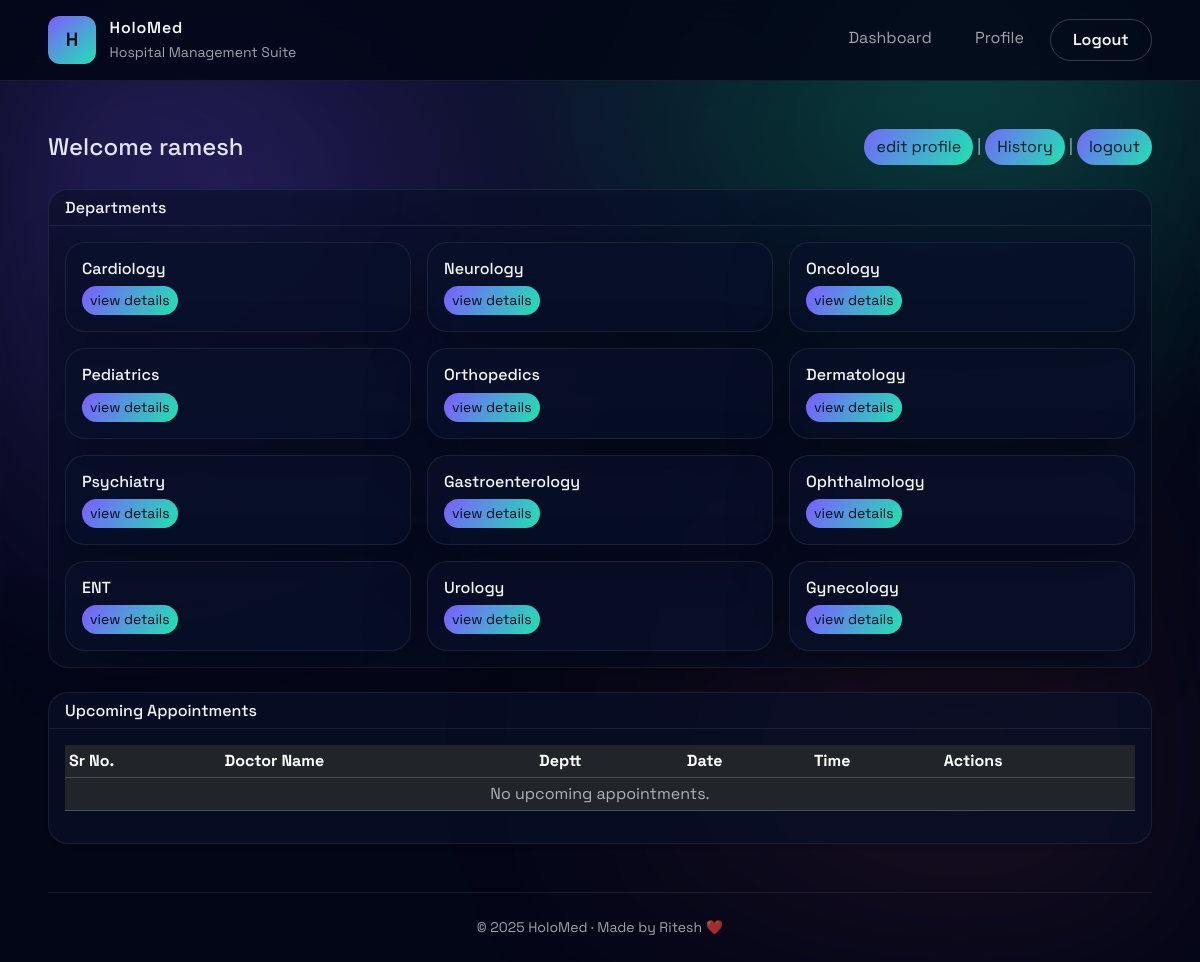
Page /dashboard (signed in) on the committed database.
### app.py (models this page shows, shortened)
class User(db.Model):
    id = db.Column(db.Integer, primary_key=True)
    role = db.Column(db.String(20), nullable=False)
    full_name = db.Column(db.String(120), nullable=False)
    email = db.Column(db.String(120), unique=True, nullable=False)
    phone = db.Column(db.String(50))
    password_hash = db.Column(db.String(255), nullable=False)
    specialization = db.Column(db.String(120))
    experience_years = db.Column(db.Integer)
    bio = db.Column(db.Text)
    department_id = db.Column(db.Integer, db.ForeignKey("department.id"))
    is_active = db.Column(db.Boolean, default=True)
    is_blacklisted = db.Column(db.Boolean, default=False)
    created_at = db.Column(db.DateTime, default=datetime.utcnow)
    appointments_as_patient = db.relationship(
        "Appointment", foreign_keys="Appointment.patient_id", backref="patient", lazy=True
    )
    appointments_as_doctor = db.relationship(
        "Appointment", foreign_keys="Appointment.doctor_id", backref="doctor", lazy=True
    )

class Department(db.Model):
    id = db.Column(db.Integer, primary_key=True)
    name = db.Column(db.String(100), unique=True, nullable=False)
    description = db.Column(db.Text, nullable=True)
    doctors = db.relationship("User", backref="department", lazy=True)

### app.py (the view, shortened to what this page needs)
@app.route("/dashboard")
@login_required()
def dashboard():
    departments = Department.query.all()
    doctors = User.query.filter_by(role="doctor", is_active=True).all()
    upcoming = (
        Appointment.query.filter_by(patient_id=g.user.id)
        .filter(Appointment.appointment_date >= date.today())
        .filter(Appointment.status == "Booked")
        .order_by(Appointment.appointment_date)
        .all()
    )
    history = (
        Appointment.query.filter_by(patient_id=g.user.id)
        .filter(Appointment.appointment_date < date.today())
        .order_by(Appointment.appointment_date.desc())
        .all()
    )
    return render_template(
        "patient/dashboard.html",
        departments=departments,
        doctors=doctors,
        upcoming=upcoming,
        history=history,
    )

### app.py (called while the page is built)
def get_current_user():
    user_id = session.get("user_id")
    if user_id:
        return User.query.get(user_id)
    return None

def login_required(role=None):
    def decorator(fn):
        @wraps(fn)
        def wrapper(*args, **kwargs):
            if not g.user:
                flash("Please log in to continue.", "warning")
                return redirect(url_for("login"))
            if role and g.user.role != role:
                flash("You are not authorized to view this page.", "danger")
                return redirect(url_for("dashboard"))
            return fn(*args, **kwargs)
        return wrapper
    return decorator

@app.before_request
def load_user():
    g.user = get_current_user()

@app.context_processor
def inject_helpers():
    def format_date(value):
        return value.strftime("%d %b %Y")
    return {
        "format_date": format_date,
        "today": date.today,
        "datetime": datetime,
        "timedelta": timedelta,
    }

### templates/patient/dashboard.html (shortened to what this page needs)
{% extends "base.html" %}
{% block content %}
  <div class="d-flex justify-content-between align-items-center mb-4">
    <h1 class="h4 mb-0">Welcome {{ g.user.full_name }}</h1>
    <div>
      <a href="{{ url_for('edit_profile') }}" class="btn btn-link" style="text-decoration: none;">edit profile</a>
      <span class="text-muted">|</span>
      <a href="{{ url_for('patient_history_view') }}" class="btn btn-link" style="text-decoration: none;">History</a>
      <span class="text-muted">|</span>
      <a href="{{ url_for('logout') }}" class="btn btn-link" style="text-decoration: none;">logout</a>
    </div>
  </div>
  <div class="card shadow-sm mb-4">
    <div class="card-header">
      <h2 class="h6 mb-0">Departments</h2>
    </div>
    <div class="card-body">
      <div class="row g-3">
        {% for dept in departments %}
          <div class="col-md-4">
            <div class="card">
              <div class="card-body">
                <h3 class="h6">{{ dept.name }}</h3>
                <a href="{{ url_for('department_detail', dept_id=dept.id) }}" class="btn btn-sm btn-primary">view details</a>
              </div>
            </div>
          </div>
        {% endfor %}
      </div>
    </div>
  </div>
  <div class="card shadow-sm">
    <div class="card-header">
      <h2 class="h6 mb-0">Upcoming Appointments</h2>
    </div>
    <div class="card-body">
      <div class="table-responsive">
        <table class="table table-sm align-middle">
          <thead>
            <tr>
              <th>Sr No.</th>
              <th>Doctor Name</th>
              <th>Deptt</th>
              <th>Date</th>
              <th>Time</th>
              <th>Actions</th>
            </tr>
          </thead>
          <tbody>
            {% for appt in upcoming %}
              <tr>
                <td>{{ 1000 + loop.index }}. </td>
                <td>Dr. {{ appt.doctor.full_name }}</td>
                <td>{{ appt.doctor.department.name.lower() if appt.doctor.department else 'general' }}</td>
                <td>{{ appt.appointment_date.strftime('%d/%m/%Y') }}</td>
                <td>{{ appt.slot_label }}</td>
                <td>
                  {% if appt.status == 'Booked' %}
                    <form method="post" action="{{ url_for('patient_appointment_actions') }}" class="d-inline">
                      <input type="hidden" name="appointment_id" value="{{ appt.id }}">
                      <input type="hidden" name="action" value="cancel">
                      <button type="submit" class="btn btn-sm btn-outline-danger">cancel</button>
                    </form>
                  {% else %}
                    <span class="badge text-bg-secondary">{{ appt.status }}</span>
                  {% endif %}
                </td>
              </tr>
            {% else %}
              <tr>
                <td colspan="6" class="text-center text-muted">No upcoming appointments.</td>
              </tr>
            {% endfor %}
          </tbody>
        </table>
      </div>
    </div>
  </div>
{% endblock %}

### static/css/styles.css (style rules this page uses)
:root { --hms-bg: #030617; --hms-panel: rgba(9, 16, 40, 0.65); --hms-outline: rgba(255, 255, 255, 0.08); --hms-primary: #7c5dff; --hms-secondary: #20e3b2; --hms-text: #f4f6fb; --hms-muted: rgba(244, 246, 251, 0.65); }
body { font-family: "Space Grotesk", system-ui, -apple-system, BlinkMacSystemFont, "Segoe UI", sans-serif; color: var(--hms-text); background: radial-gradient(circle at 20% 20%, rgba(124, 93, 255, 0.15), transparent 45%), radial-gradient(circle at 80% 0%, rgba(32, 227, 178, 0.18), transparent 35%), var(--hms-bg); min-height: 100vh; margin: 0; }
* { font-family: inherit; }
h1, h2, h3, h4, h5, h6, p, span, div, a, button, label, input, select, textarea { font-family: "Space Grotesk", system-ui, -apple-system, BlinkMacSystemFont, "Segoe UI", sans-serif; }
.app-body { position: relative; overflow-x: hidden; }
.card, .stat-card, .department-tile { background: var(--hms-panel); border: 1px solid var(--hms-outline); border-radius: 1.25rem; box-shadow: 0 20px 60px rgba(0, 0, 0, 0.35); color: var(--hms-text); font-family: "Space Grotesk", system-ui, -apple-system, BlinkMacSystemFont, "Segoe UI", sans-serif; }
.card-body { color: var(--hms-text); font-family: "Space Grotesk", system-ui, -apple-system, BlinkMacSystemFont, "Segoe UI", sans-serif; }
.card-body p, .card-body .text-muted, .card-body .text-muted-50 { color: var(--hms-muted); font-family: "Space Grotesk", system-ui, -apple-system, BlinkMacSystemFont, "Segoe UI", sans-serif; }
.card-header { border-bottom: 1px solid var(--hms-outline); background: transparent; color: var(--hms-text); }
.card-header h2, .card-header h6, .card-header .h6 { color: var(--hms-text); font-family: "Space Grotesk", system-ui, -apple-system, BlinkMacSystemFont, "Segoe UI", sans-serif; }
.btn, .btn-primary { border-radius: 999px; border: none; background: linear-gradient(120deg, var(--hms-primary), var(--hms-secondary)); color: #050915; }
.table { color: var(--hms-text); }
.table thead { color: var(--hms-muted); }

### rows in the picture
User: user.full_name "ramesh"
Department: name "Cardiology"
Department: name "Neurology"
Department: name "Oncology"
Department: name "Pediatrics"
Department: name "Orthopedics"
Department: name "Dermatology"
Department: name "Psychiatry"
Department: name "Gastroenterology"
Department: name "Ophthalmology"
Department: name "ENT"
Department: name "Urology"
Department: name "Gynecology"
